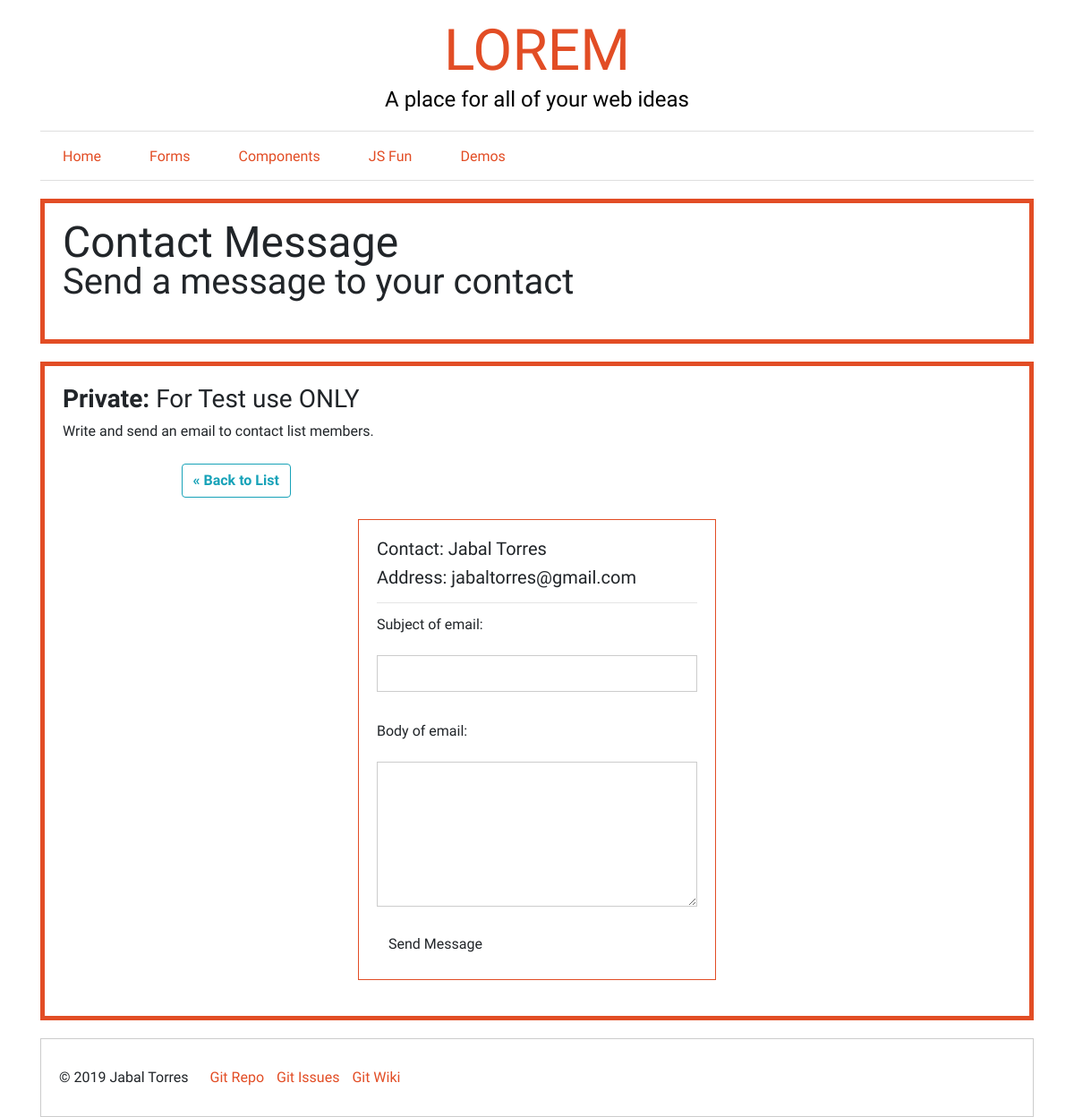
The page /public/contacts/contact-message.php?id=8 (signed in) on the database its author committed.
### tables this page shows
CREATE TABLE `email_list` (
  `id` int(11) NOT NULL,
  `first_name` varchar(20) DEFAULT NULL,
  `last_name` varchar(20) DEFAULT NULL,
  `email` varchar(60) DEFAULT NULL
);

### private/functions.php (called while the page is built, shortened)
<?php
function url_for($script_path) {
    return WWW_ROOT . $script_path;
}
function u($string="") {
    return urlencode($string);
}
function h($string="") {
    return htmlspecialchars($string);
}
function is_post_request() {
    return $_SERVER['REQUEST_METHOD'] == 'POST';
}
?>

### private/database.php (called while the page is built, shortened)
<?php
    function db_escape($connection, $string) {
        return mysqli_real_escape_string($connection, $string);
    }
?>

### private/query_functions.php (called while the page is built, shortened)
<?php
    function find_contact_by_id($id) {
        global $db;
        $sql = "SELECT * FROM email_list ";
        $sql .= "WHERE id='" . db_escape($db, $id) . "'";
        $result = mysqli_query($db, $sql);
        $contact = mysqli_fetch_assoc($result);
        return $contact;
    }
?>

### public/contacts/contact-message.php (the view, shortened to what this page needs)
<?php
require_once('../../private/initialize.php');
    $id = $_GET['id'];
    $contact = find_contact_by_id($id);
    if(is_post_request()) {
        $from = 'jabaltorre@gmail.com';
        $subject = $_POST['subject'];
        $text = $_POST['emailtext'];
        $output_form = false;
        if (empty($subject) && empty($text)) {
            echo '<div class="border border-warning p-4 mb-4">You forgot the email subject and body text.</div>';
            $output_form = true;
        }
        if (empty($subject) && (!empty($text))) {
            echo '<div class="border border-warning p-4 mb-4">You forgot the email subject.</div>';
            $output_form = true;
        }
        if ( (!empty($subject)) && empty($text) ) {
            echo '<div class="border border-warning p-4 mb-4">You forgot the email body text.</div>';
            $output_form = true;
        }
    } else {
        $output_form = true;
        $subject = '';
        $text = '';
    }
    $custom_class = "contact-message-page";
    include_once(INCLUDES_PATH . '/site-header.php');
?>
<div class="container <?php echo $custom_class; ?>">
    <?php
        include_once(INCLUDES_PATH . '/masthead.php');
        include_once(INCLUDES_PATH . '/navigation.php');
    ?>
    <section>
        <?php include_once(INCLUDES_PATH . '/headline-page.php');?>
    </section>
    <div class="row">
        <div class="col">
            <section class="">
                <h2 class="h3"><span class="font-weight-bold">Private:</span> For Test use ONLY</h2>
                <p>Write and send an email to contact list members.</p>
                <div class="content w-75 mx-auto">
                    <a class="btn btn-outline-info mb-4 font-weight-bold" href="<?php echo url_for('/contacts/index.php'); ?>">&laquo; Back to List</a>
                    <?php if ($output_form): ?>
                        <form method="post" action="<?php echo url_for('/contact-message.php?id=' . h(u($contact['id']))); ?>">
                            <div class="h5">Contact: <?php echo h($contact['first_name']) . " " . h($contact['last_name']); ?></div>
                            <div class="h5 mb-3">Address: <?php echo h($contact['email']); ?></div>
                            <hr>
                            <label for="subject">Subject of email:</label><br />
                            <input id="subject" name="subject" type="text" value="<?php echo $subject; ?>" size="30" /><br />
                            <label for="emailtext">Body of email:</label><br />
                            <textarea name="emailtext" rows="8" cols="40"><?php echo $text; ?></textarea><br />
                            <input class="btn" type="submit" name="submit" value="Send Message" />
                        </form>
                    <?php endif; ?>
                </div>
            </section>
        </div>
    </div>
</div>
<?php include '../includes/site-footer.php';?>

### rows shown on the page
email_list: first_name "Jabal", last_name "Torres", email "jabaltorres@gmail.com"

### other values the page prints
$site_name "LOREM"
$site_tagline "A place for all of your web ideas"
$page_heading "Contact Message"
$page_subheading "Send a message to your contact"
$site_owner "Jabal Torres"
